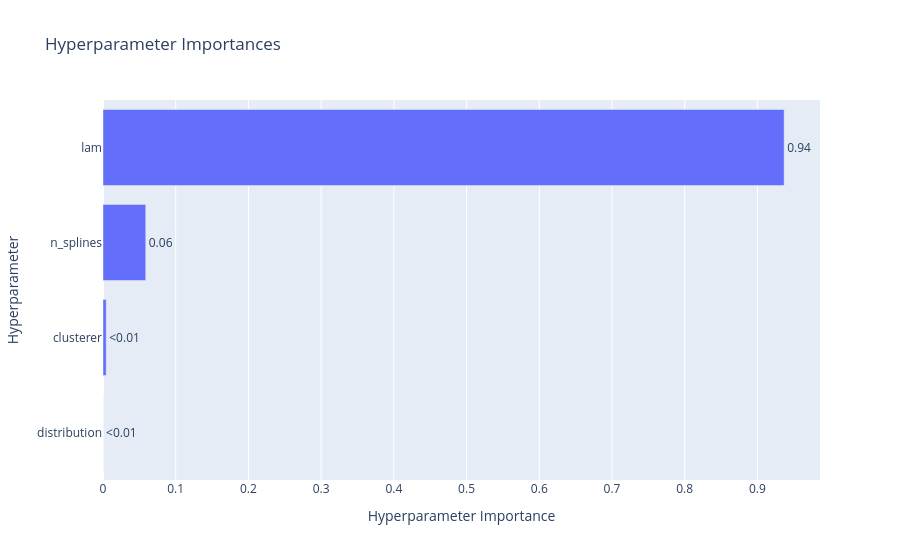

Notebook source saved alongside this figure:
### Markdown cell above
#### **Hyperparameter Importance**

### Code cell
plot_param_importances(study_gam_bs)

### Figure 1 — Plotly figure (JSON) as saved in the notebook; plotly's stock layout.template omitted (floating-point values rounded to 4 significant figures)
{"data": [{"cliponaxis": false, "hovertemplate": ["distribution (CategoricalDistribution): 4.1783476931014e-05<extra></extra>", "clusterer (CategoricalDistribution): 0.004416089330489813<extra></extra>", "n_splines (IntDistribution): 0.05878647320945917<extra></extra>", "lam (FloatDistribution): 0.93675565398312<extra></extra>"], "name": "Objective Value", "orientation": "h", "text": ["<0.01", "<0.01", "0.06", "0.94"], "textposition": "outside", "type": "bar", "x": [4.178e-05, 0.004416, 0.05879, 0.9368], "y": ["distribution", "clusterer", "n_splines", "lam"]}], "layout": {"title": {"text": "Hyperparameter Importances"}, "xaxis": {"title": {"text": "Hyperparameter Importance"}}, "yaxis": {"title": {"text": "Hyperparameter"}}}}
